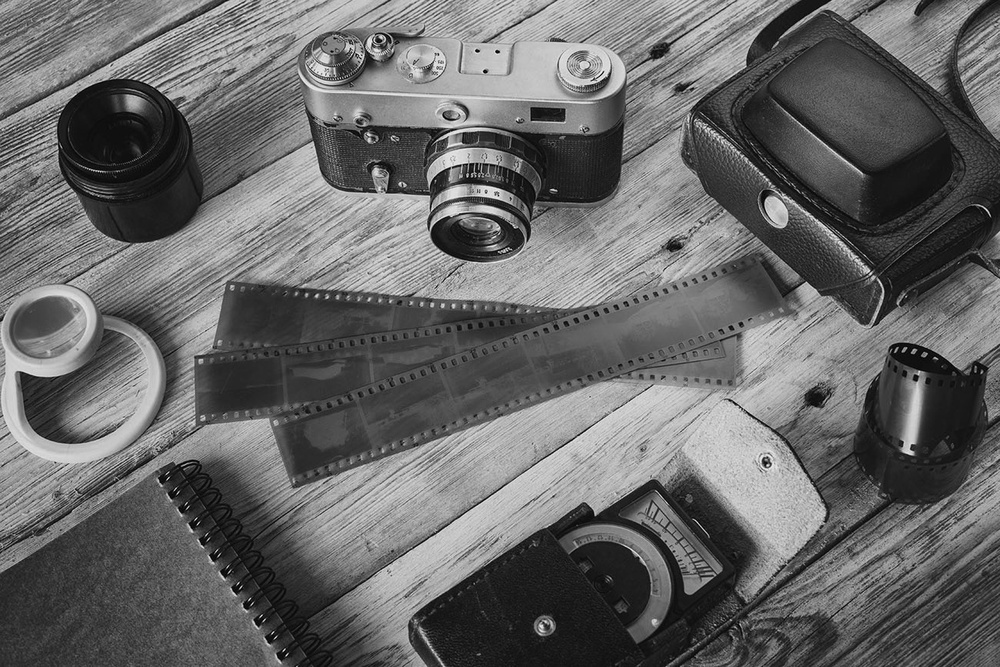
#> input picture lena.jpg, 1000 x 667 px, shrunk from 1300 x 867 before the run
$ jupyter execute Practical_06_EdgeDetection.ipynb   (older library calls are emulated)
#> lines starting #> are read from the running program, lines starting #| are printed output that depends on the picture
## Practical 6
### Edge Detection using Sobel, Prewitt, Canny, and Laplacian Operators

[cell 1]
import cv2
import numpy as np
import matplotlib.pyplot as plt

# Read and convert the image to grayscale
image = cv2.imread('lena.jpg', cv2.IMREAD_GRAYSCALE)
#> image is the input picture: shape (667, 1000); min 0, max 249, mean 103.4

# Sobel operator (Horizontal and Vertical)
sobel_x = cv2.Sobel(image, cv2.CV_64F, 1, 0, ksize=3)  # Horizontal
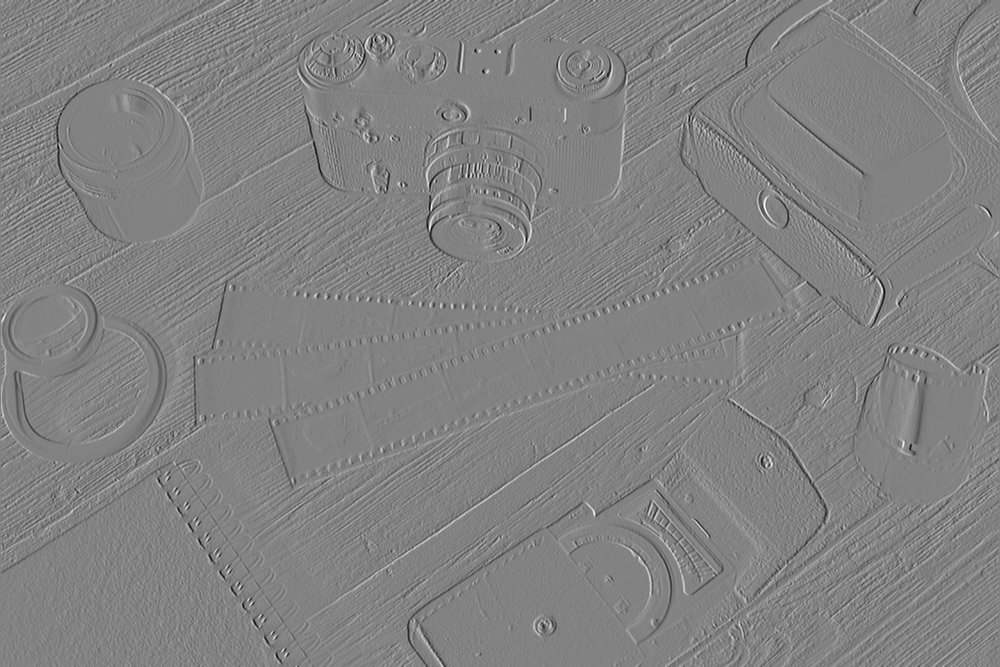
#> sobel_x: shape (667, 1000) float64; min -831, max 795, mean -0.1; drawn with min black and max white
sobel_y = cv2.Sobel(image, cv2.CV_64F, 0, 1, ksize=3)  # Vertical
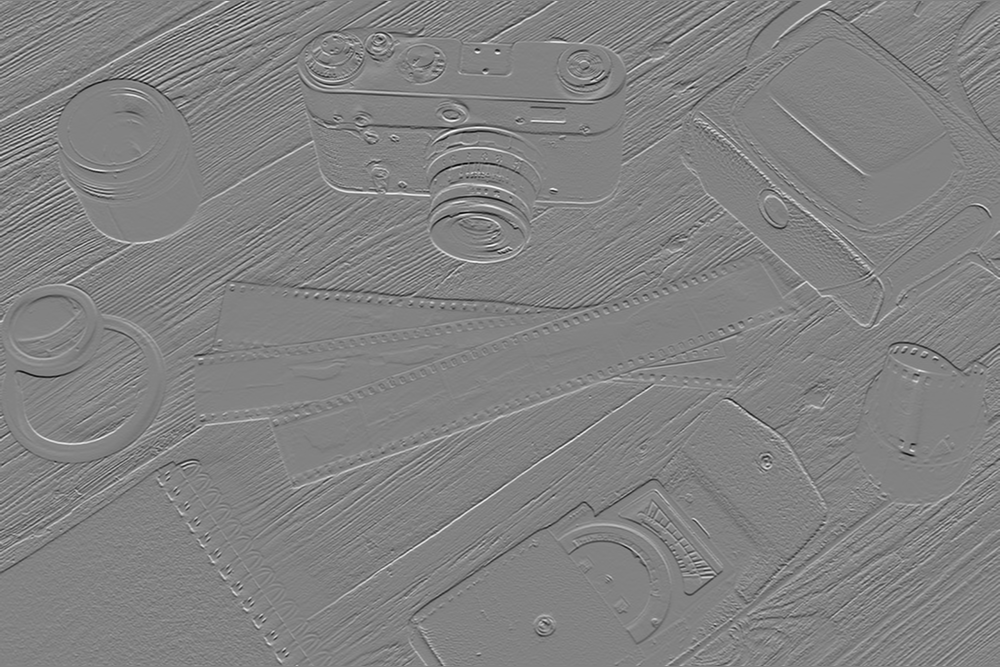
#> sobel_y: shape (667, 1000) float64; min -882, max 841, mean -1; drawn with min black and max white

# Prewitt operator (Horizontal and Vertical)
kernel_x = np.array([[-1, 0, 1], [-1, 0, 1], [-1, 0, 1]])
kernel_y = np.array([[1, 1, 1], [0, 0, 0], [-1, -1, -1]])

prewitt_x = cv2.filter2D(image, -1, kernel_x)  # Horizontal
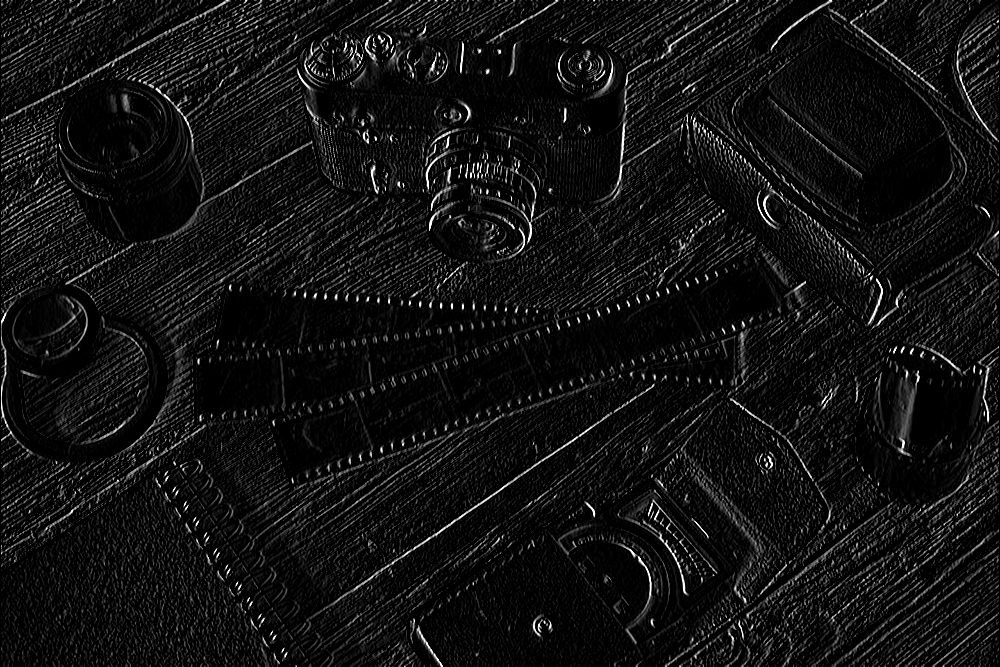
#> prewitt_x: shape (667, 1000); min 0, max 255, mean 17.6
prewitt_y = cv2.filter2D(image, -1, kernel_y)  # Vertical
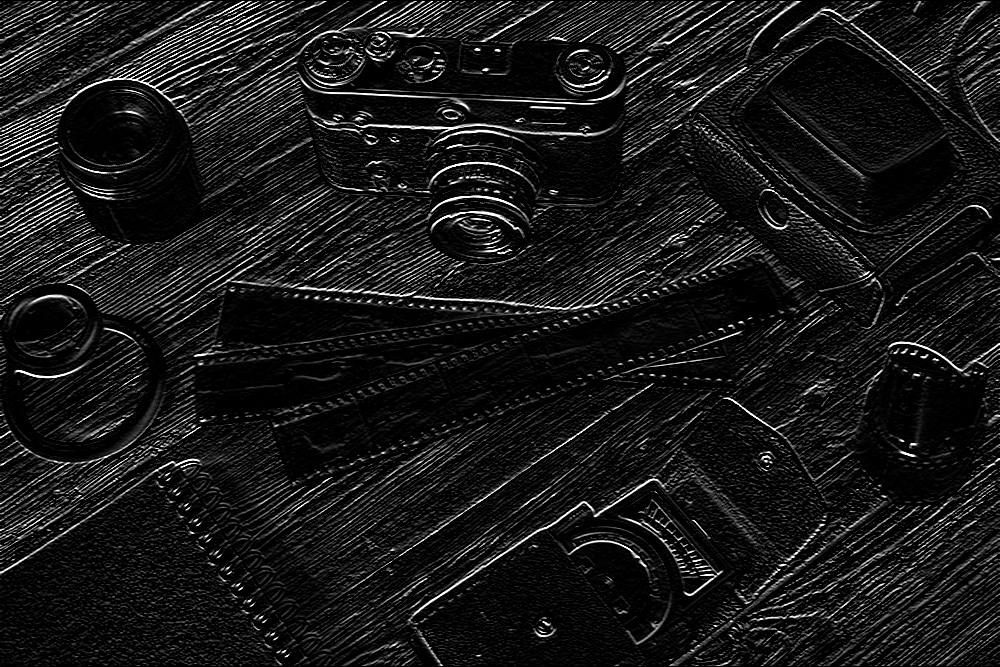
#> prewitt_y: shape (667, 1000); min 0, max 255, mean 23.9

# Canny operator
canny_edges = cv2.Canny(image, 100, 200)
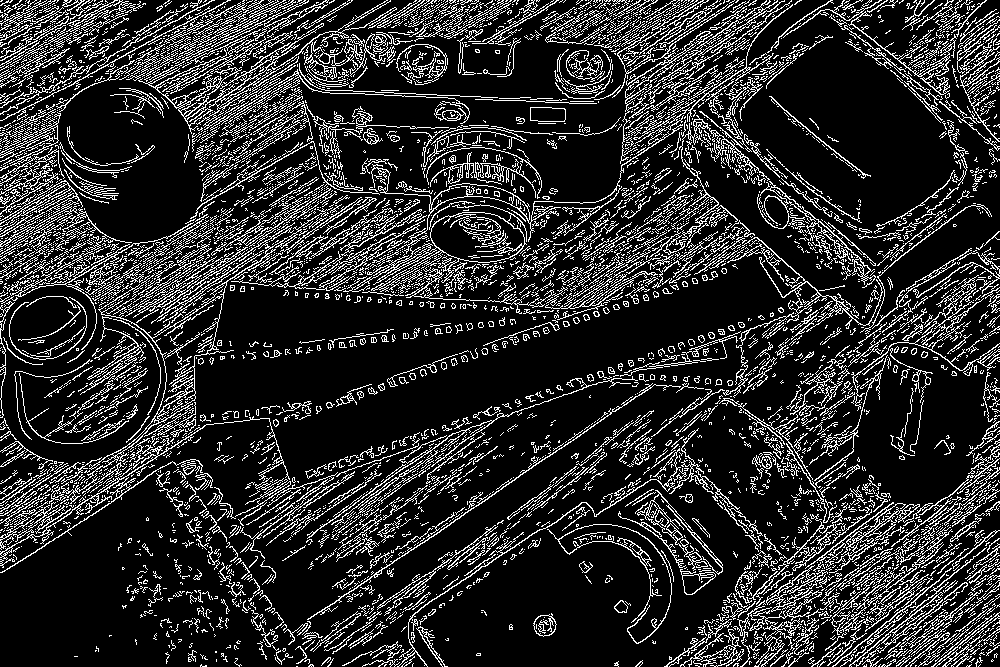
#> canny_edges: shape (667, 1000); 17.3% white in thin lines or dots

# Laplacian operator
laplacian = cv2.Laplacian(image, cv2.CV_64F)
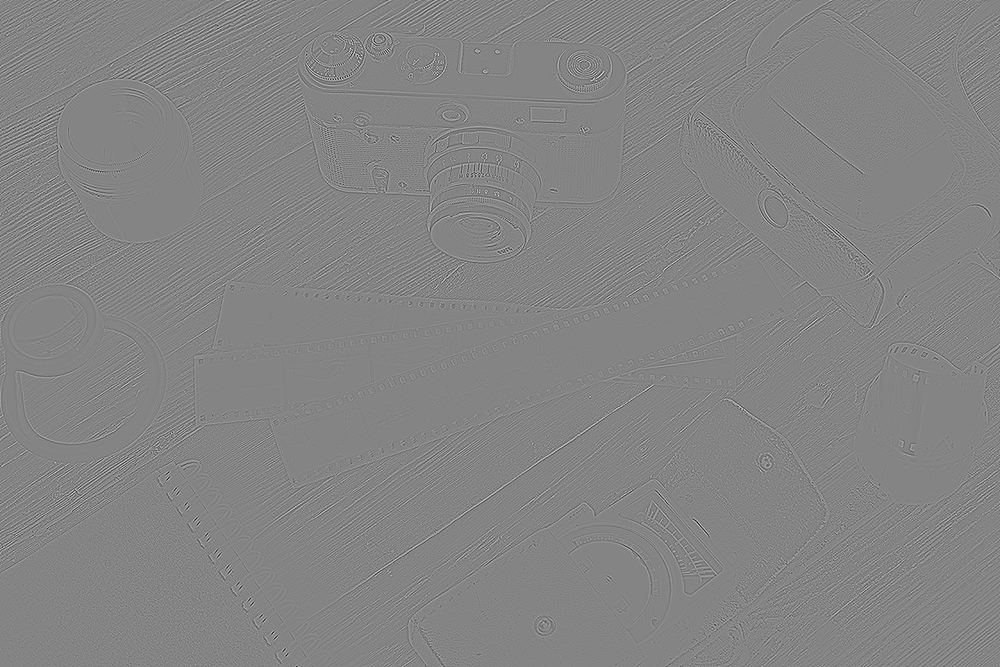
#> laplacian: shape (667, 1000) float64; min -617, max 573, mean 0; drawn with min black and max white

# Display results
titles = ['Original', 'Sobel X', 'Sobel Y', 'Prewitt X', 'Prewitt Y',
          'Canny', 'Laplacian']

images = [image, sobel_x, sobel_y, prewitt_x, prewitt_y,
          canny_edges, laplacian]

plt.figure(figsize=(15, 10))

for i in range(len(images)):
    plt.subplot(3, 3, i + 1)
    plt.imshow(images[i], cmap='gray')
    plt.title(titles[i])
    plt.axis('off')
#> this loop made 7 passes

plt.tight_layout()
plt.show()

$ run again, with contrast_stretch.jpg copied over lena.jpg
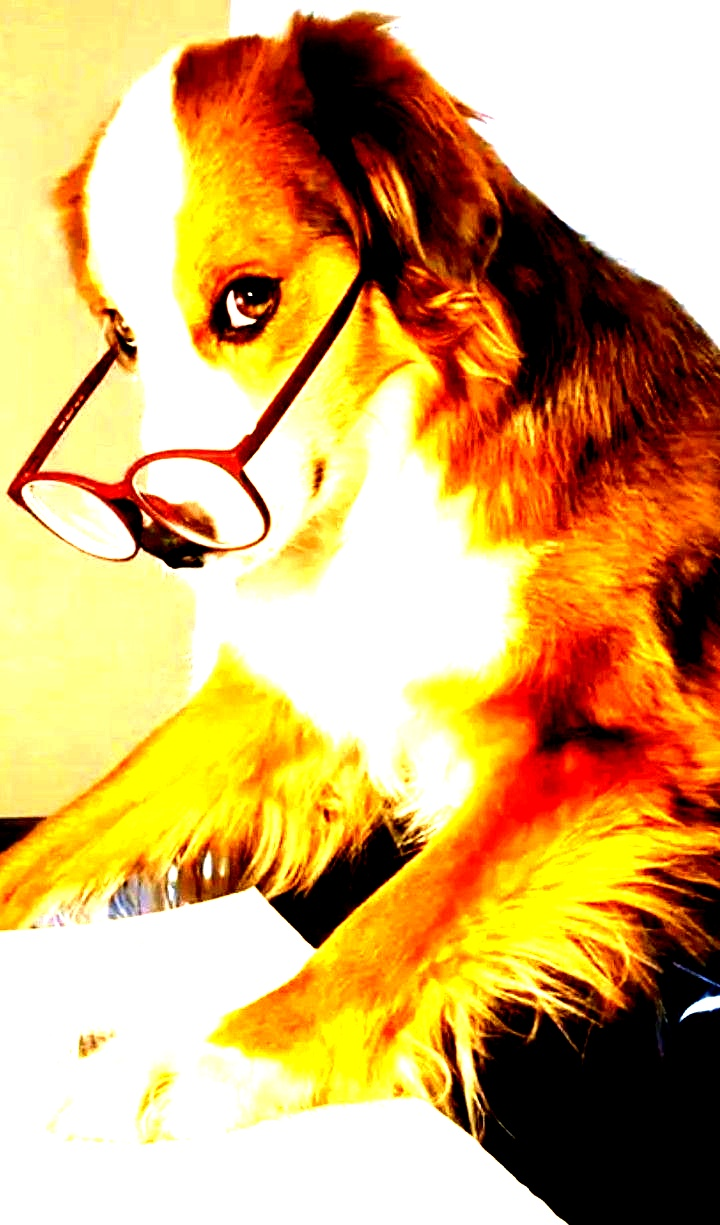
#> input picture contrast_stretch.jpg, 720 x 1225 px
#> `sobel_y = cv2.Sobel(image, cv2.CV_64F, 0, 1, ksize=3)`:
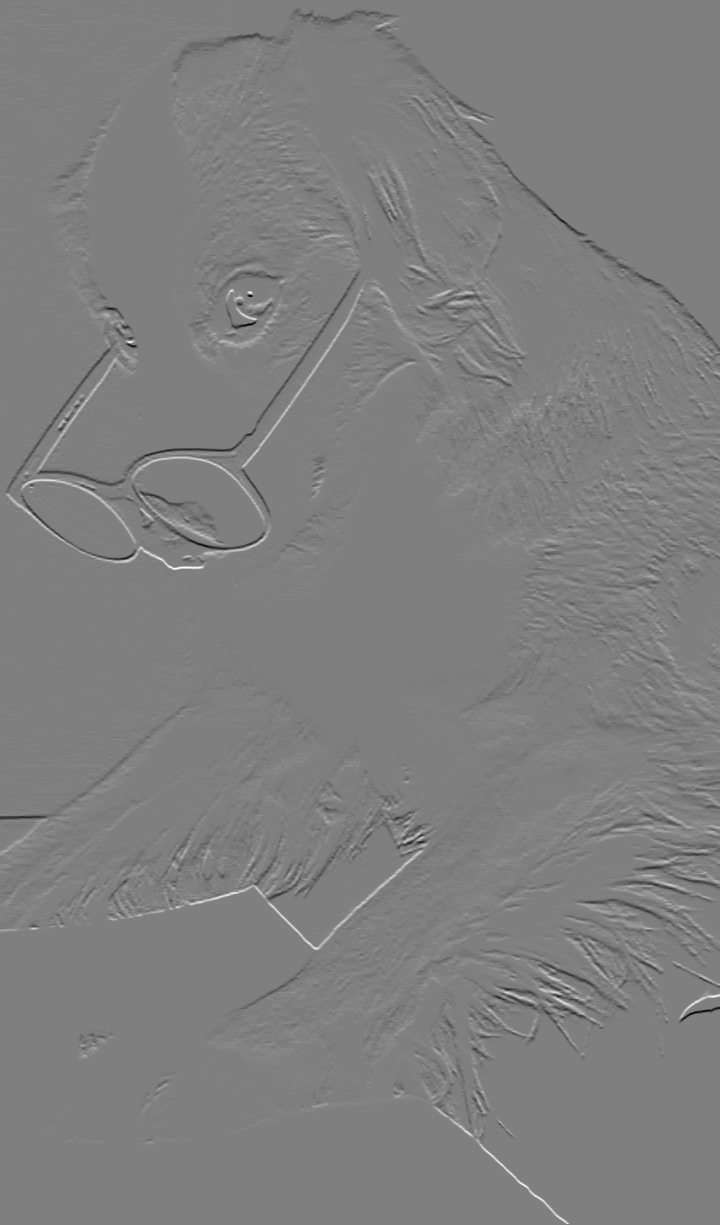
#> sobel_y: shape (1225, 720) float64; min -1014, max 1012, mean -0.3; drawn with min black and max white
#> `canny_edges = cv2.Canny(image, 100, 200)`:
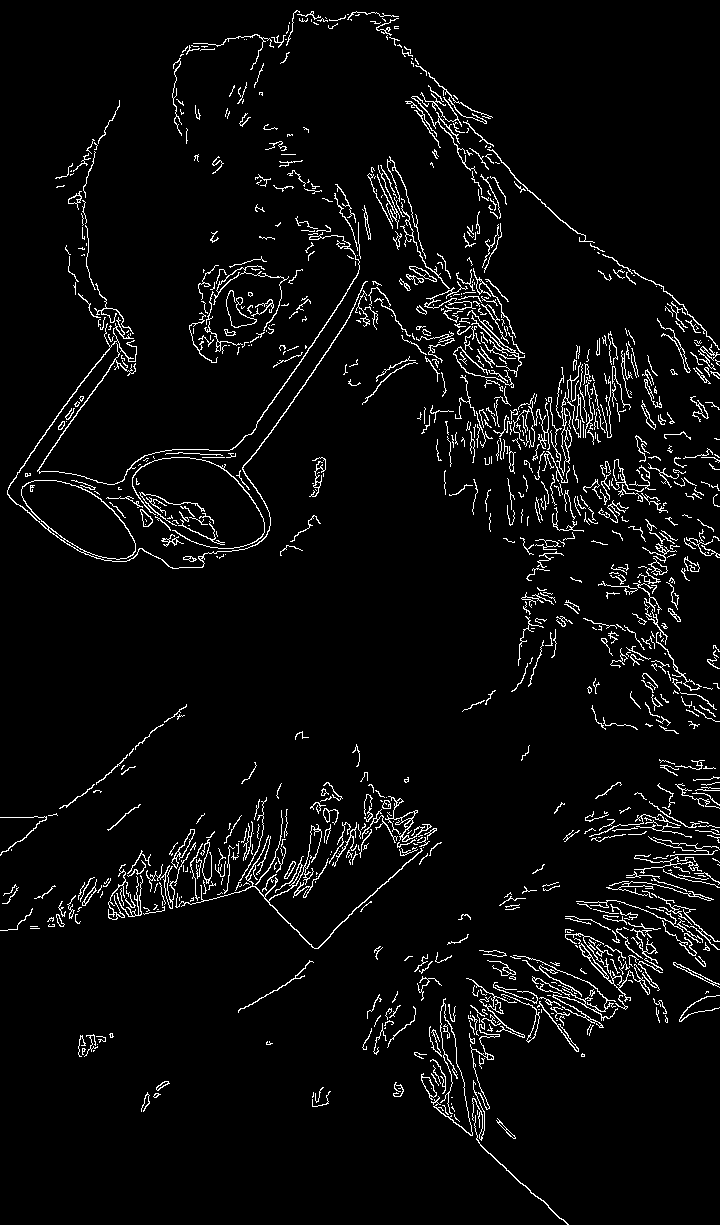
#> canny_edges: shape (1225, 720); 4.5% white in thin lines or dots
#> the loop `for i in range(len(images)):` made 7 passes

$ run again, with doggo.jpg copied over lena.jpg
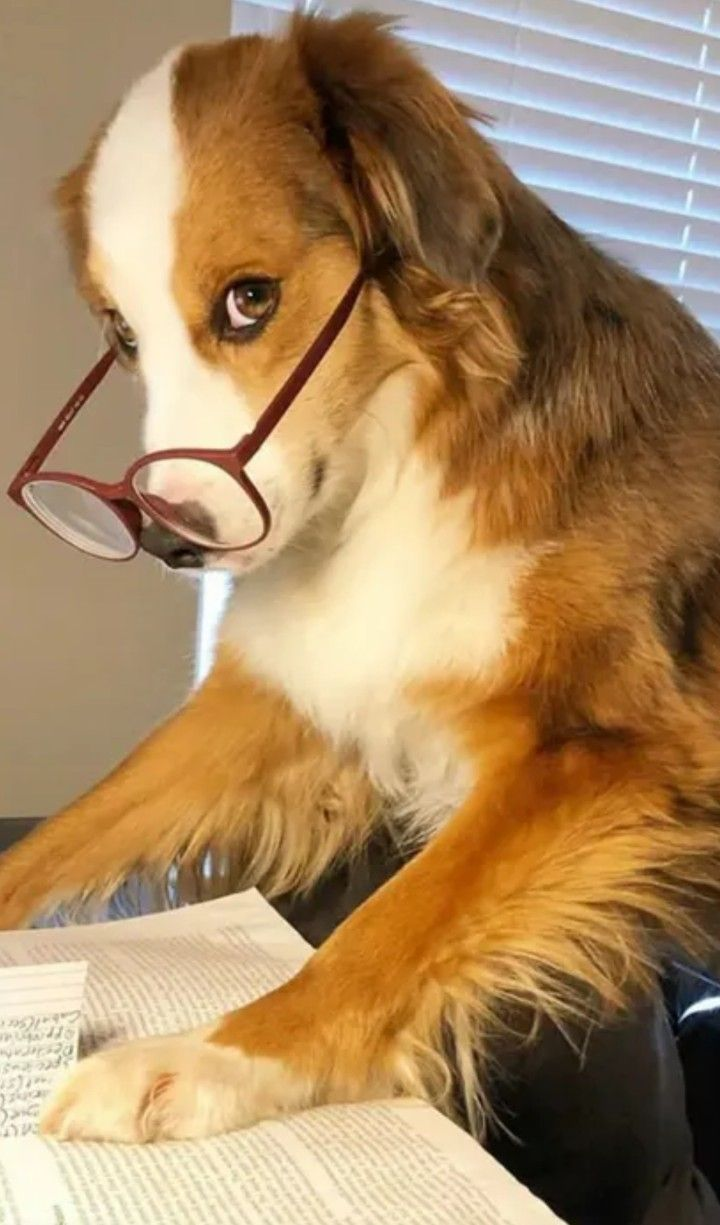
#> input picture doggo.jpg, 720 x 1225 px
#> `canny_edges = cv2.Canny(image, 100, 200)`:
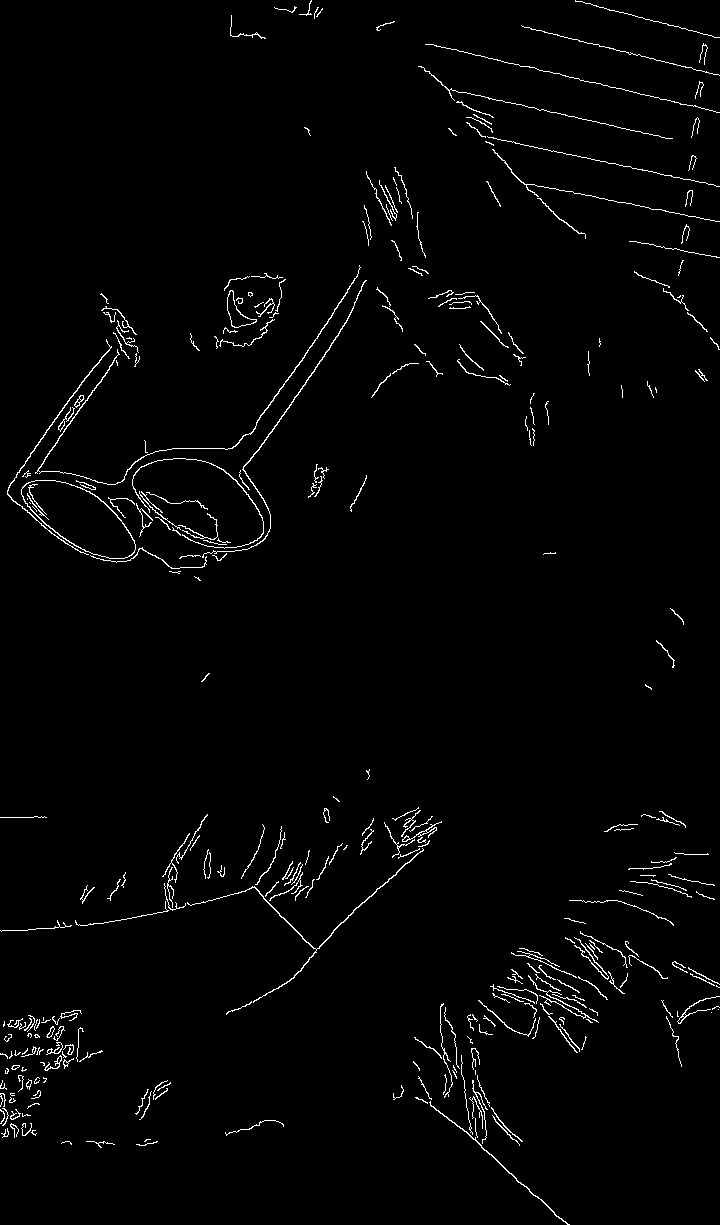
#> canny_edges: shape (1225, 720); 1.8% white in thin lines or dots
#> `laplacian = cv2.Laplacian(image, cv2.CV_64F)`:
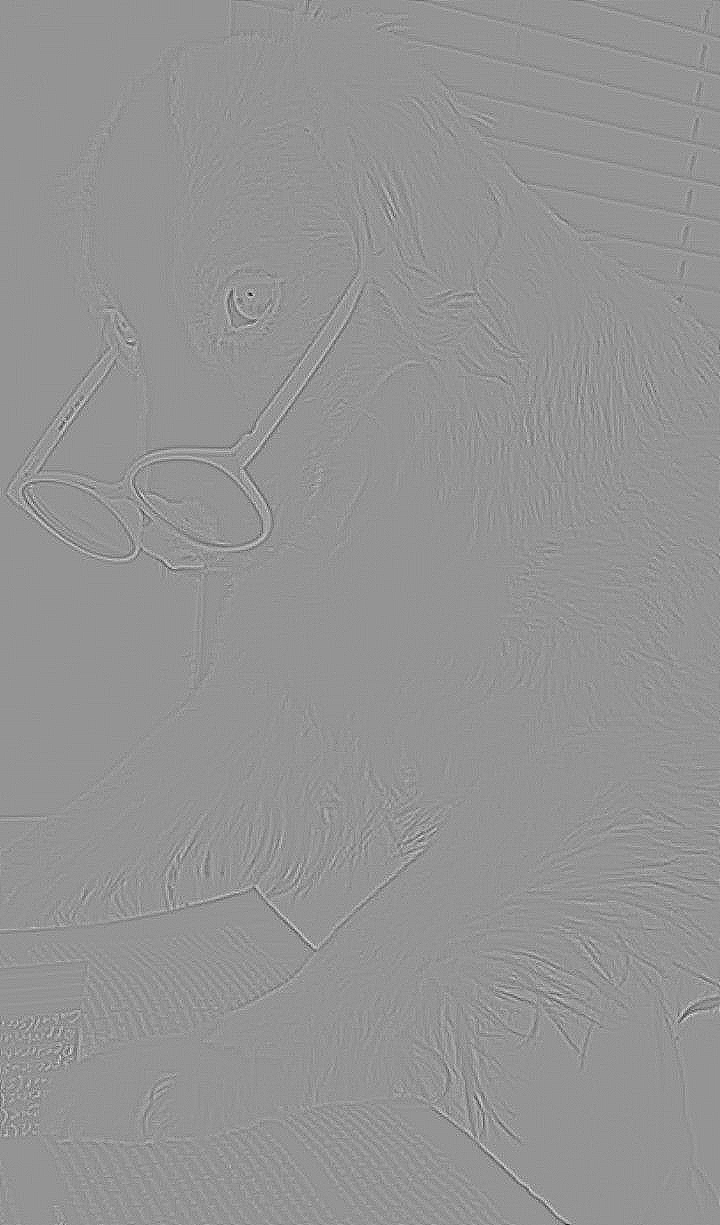
#> laplacian: shape (1225, 720) float64; min -129, max 93, mean 0; drawn with min black and max white
#> the loop `for i in range(len(images)):` made 7 passes
